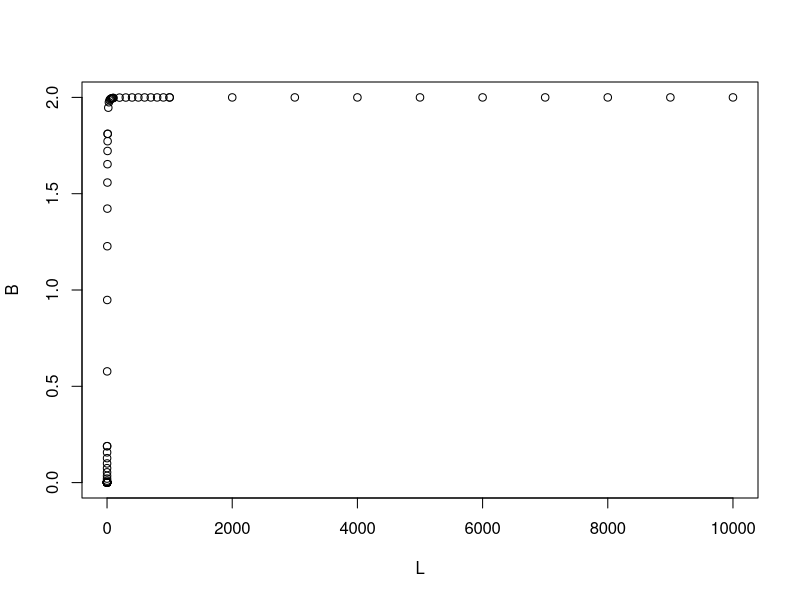

Source code (R):
# Simulates binding isotherm with Adair equation

# Define binding constants

k1 <- 0.01

k2 <- 10.0

# Generate free ligand concentrations

L <- c(1:10 %o% 10^(-3:3))  # Outer product of (1,2..10) and (0.001,0.01..1000)

# Generate bound fraction values

B <- ((k1*L)+(2*(L^2)*k1*k2))/(1 + (k1*L) + (k1*k2*(L^2)))

# Plot results

plot(L,B)
